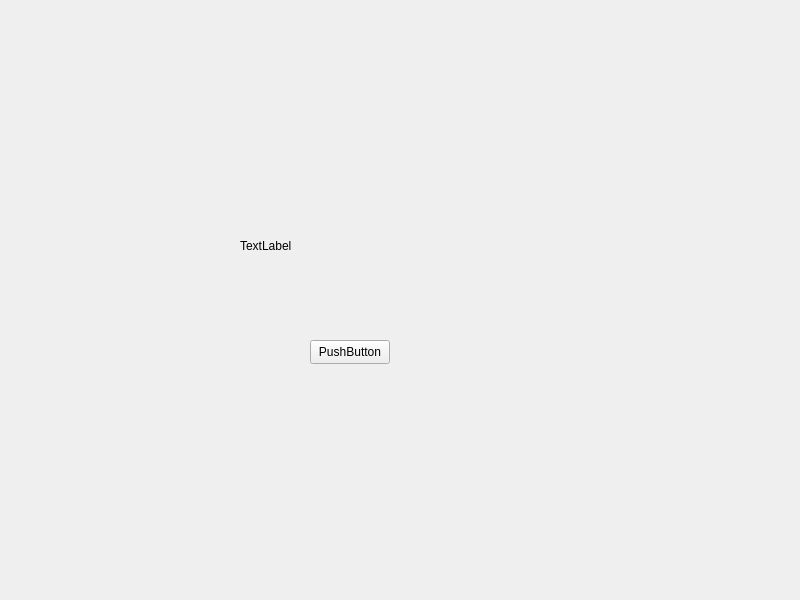
<?xml version="1.0" encoding="UTF-8"?>
<ui version="4.0">
 <class>Widget</class>
 <widget class="QWidget" name="Widget">
  <property name="geometry">
   <rect>
    <x>0</x>
    <y>0</y>
    <width>800</width>
    <height>600</height>
   </rect>
  </property>
  <property name="windowTitle">
   <string>Widget</string>
  </property>
  <widget class="QPushButton" name="pushButton">
   <property name="geometry">
    <rect>
     <x>310</x>
     <y>340</y>
     <width>80</width>
     <height>24</height>
    </rect>
   </property>
   <property name="text">
    <string>PushButton</string>
   </property>
  </widget>
  <widget class="QLabel" name="label">
   <property name="geometry">
    <rect>
     <x>240</x>
     <y>180</y>
     <width>251</width>
     <height>131</height>
    </rect>
   </property>
   <property name="text">
    <string>TextLabel</string>
   </property>
  </widget>
 </widget>
 <resources/>
 <connections/>
</ui>
